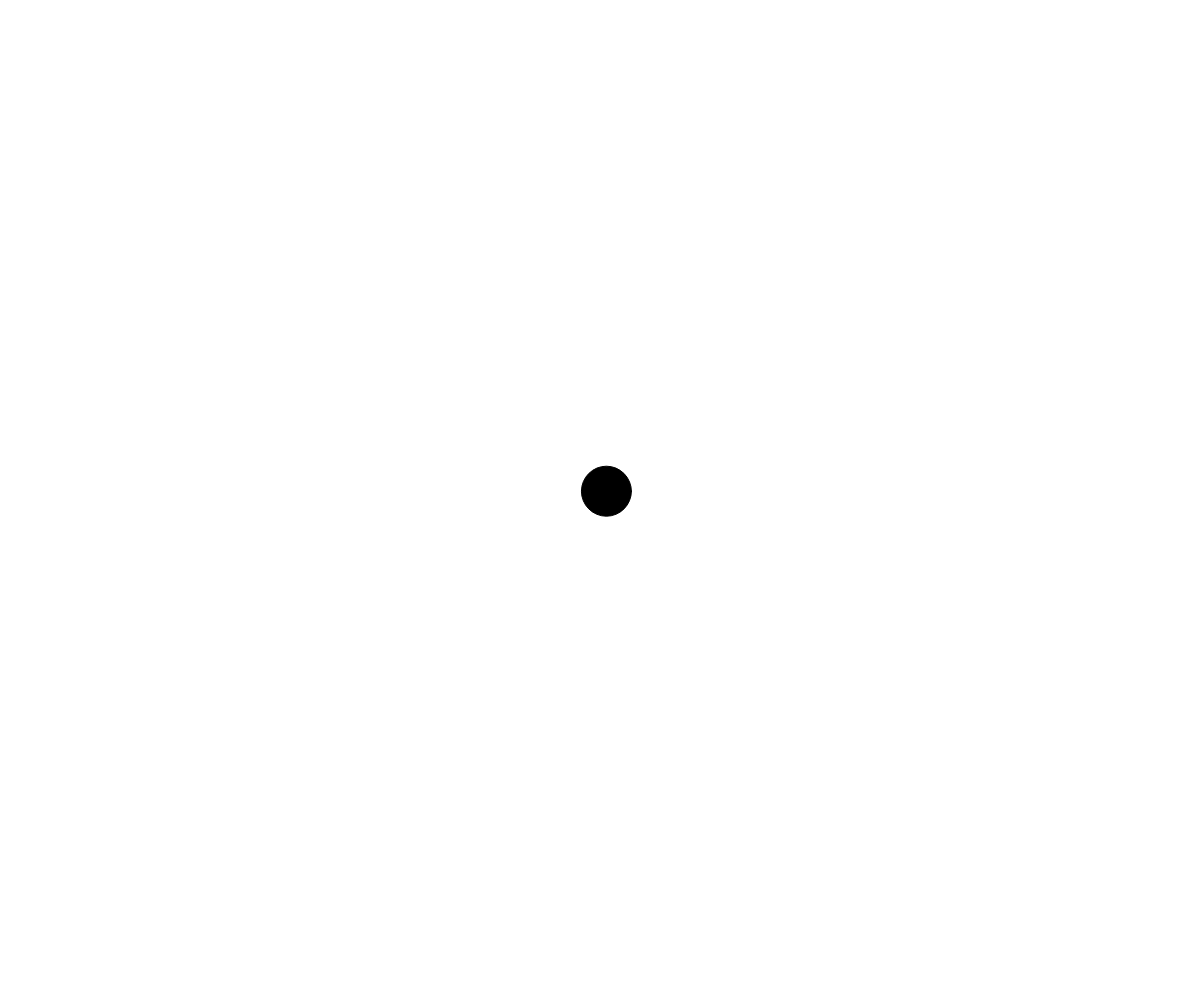
Frame 1 (no input)
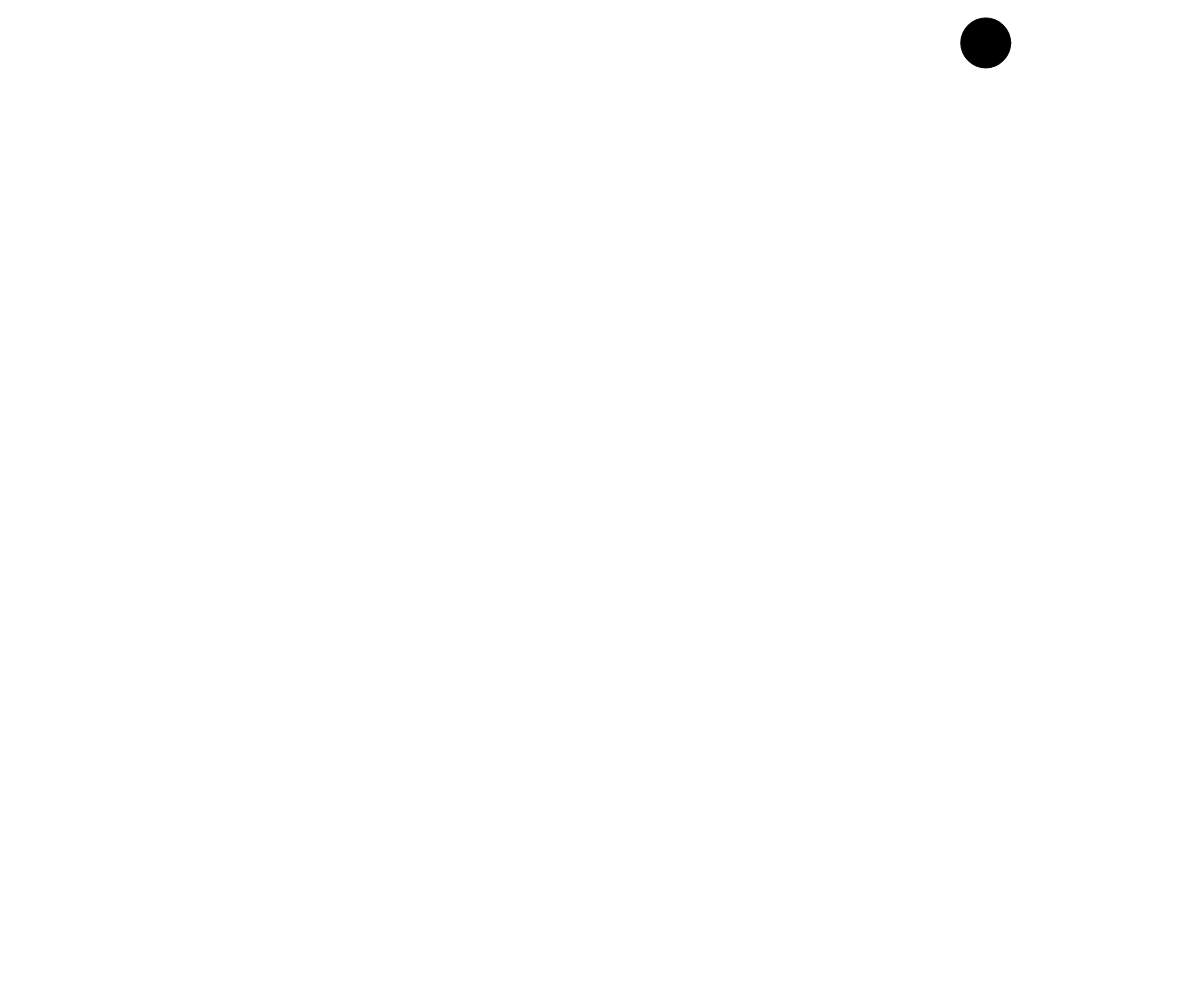
Frame 60 (no input)
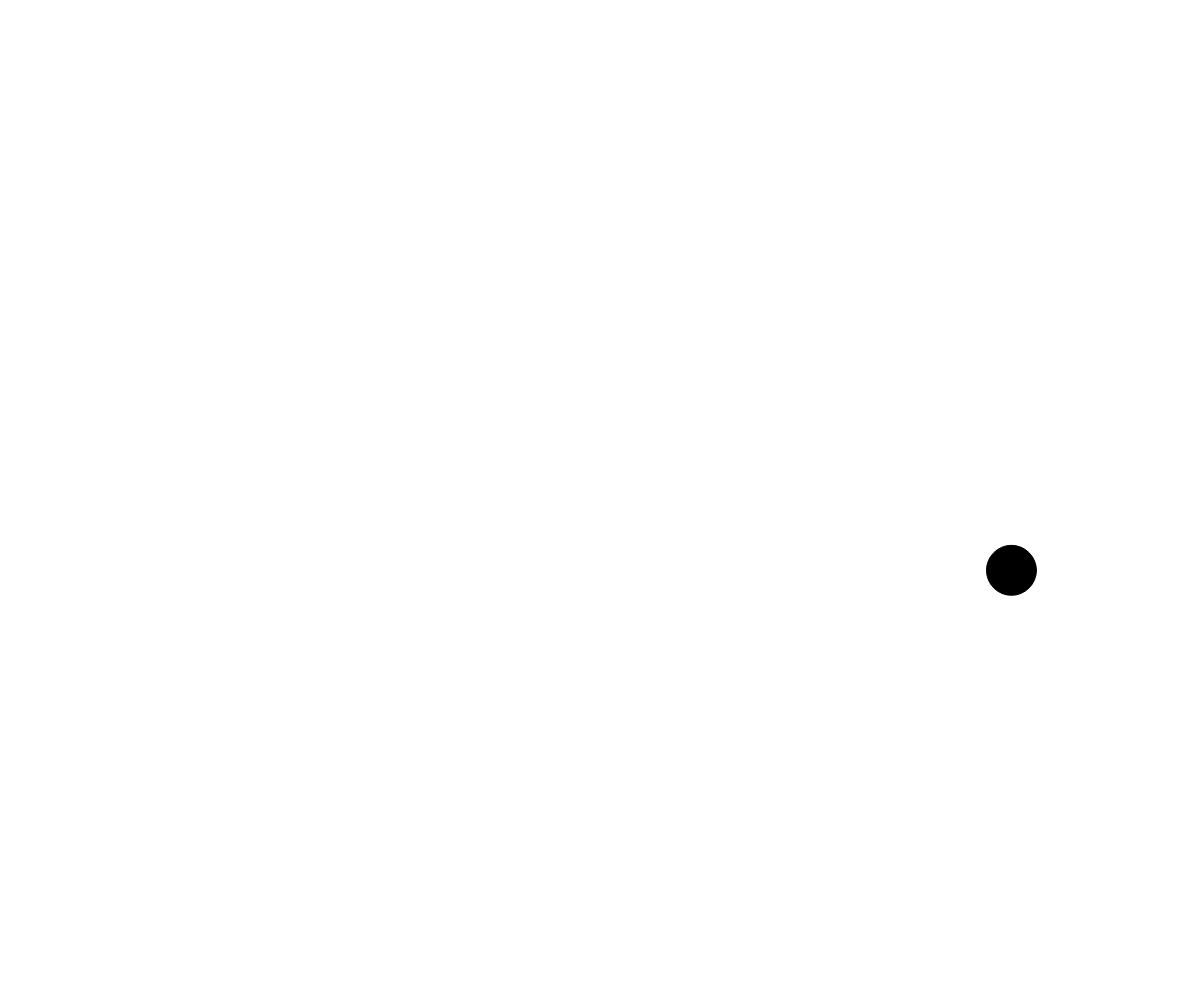
Frame 120 (the mouse pressed at the canvas centre since frame 60)

The p5.js sketch that drew these frames (run headless with seeded random() and noise() and a simulated clock; from frame 60 on, the mouse is pressed at the canvas centre):

// p5.js sketch
// ── sketch.js
// Ball OOP demo


let ballArray = [];

function setup() {
  createCanvas(windowWidth, windowHeight);

  ballArray.push(new Ball(width/2, height/2, random(-15, 15), random(-15, 15), 25));
}

function draw() {
  background(255);
  for (let i = 0; i < ballArray.length; i++) {
    ballArray[i].move();

    //collision check
    for (let j = 0; j <ballArray.length; j++) {
      if (i !== j && ballArray[i].checkForCollision(ballArray[j]) ) {
        // ballArray[i].fillColor = color(255, 0, 0);
        // ballArray[j].fillColor = color(255, 0, 0);
        
        let tempDx = ballArray[i].dx;
        let tempDy = ballArray[i].dy;
        ballArray[i].dx = ballArray[j].dx;
        ballArray[i].dy = ballArray[j].dy;
        ballArray[j].dx = tempDx;
        ballArray[j].dy = tempDy;
      }
    }

    ballArray[i].display();
  }
}

function keyPressed() {
  if (key === " ") {
    ballArray.push(new Ball(mouseX, mouseY, random(-15, 15), random(-15, 15), 25));
  }
}

function windowResized() {
  setup();
}

class Ball {
  constructor(x, y, dx, dy, radius) {
    this.x = x;
    this.y = y;
    this.dx = dx;
    this.dy = dy;
    this.radius = radius;
    this.fillColor = color(0);
  }

  move() {
    // move
    this.x += this.dx;
    this.y += this.dy;

    // bounce if needed
    if (this.x > width - this.radius/2 || this.x < 0 + this.radius/2) {
      this.dx *= -1;
    }
  
    if (this.y > height - this.radius/2 || this.y < 0 + this.radius/2) {
      this.dy *= -1;
    }
  }

  display() {
    fill(this.fillColor);
    circle(this.x, this.y, this.radius * 2);
  }

  checkForCollision(anotherBall) {
    let distanceBetweenCenters = dist(this.x, this.y, anotherBall.x, anotherBall.y);
    let sumOfRadii = this.radius + anotherBall.radius;
    if (distanceBetweenCenters < sumOfRadii) {
      return true;
    }
    else {
      return false;
    }
  }
}
